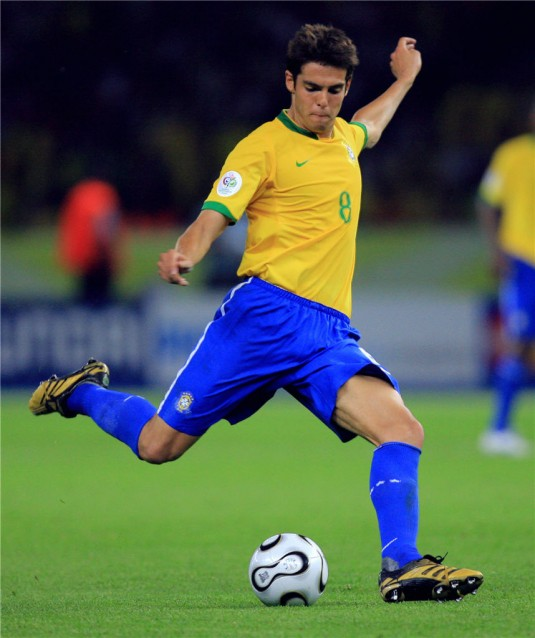
#> input picture jogador.jpg, 535 x 638 px
$ python exemplo1.py
#> lines starting #> are read from the running program, lines starting #| are printed output that depends on the picture; after the words box and inside, x2 and y2 are one past the last pixel; in counts of white or black regions, pixels touching at a corner belong together
"""
import cv2

imagem = cv2.imread("jogador.jpg")
altura, largura = imagem.shape[:2]
print(altura)
print(largura)
ponto_inicial = cv2.getRotationMatrix2D((largura,altura), 30, 1)

imagem_rotacionada =  cv2.warpAffine(imagem, ponto_inicial, (largura, altura))

cv2.imshow("imagem rotacionada", imagem_rotacionada)

#cv2.imshow("janela", imagem)
"""
import cv2
import numpy as np

imagem = cv2.imread("jogador.jpg")
#> imagem is the input picture: shape (638, 535, 3); mean B, G, R 75.9, 92.9, 79.1
altura, largura = imagem.shape[:2]
#> altura = 638; largura = 535
ponto_medio = ( largura/2, altura/2)
#> ponto_medio = (267.5, 319)
rotacao = cv2.getRotationMatrix2D( ponto_medio, 60, 1)


imagem_rotacionada = cv2.warpAffine( imagem, rotacao, (largura,altura))
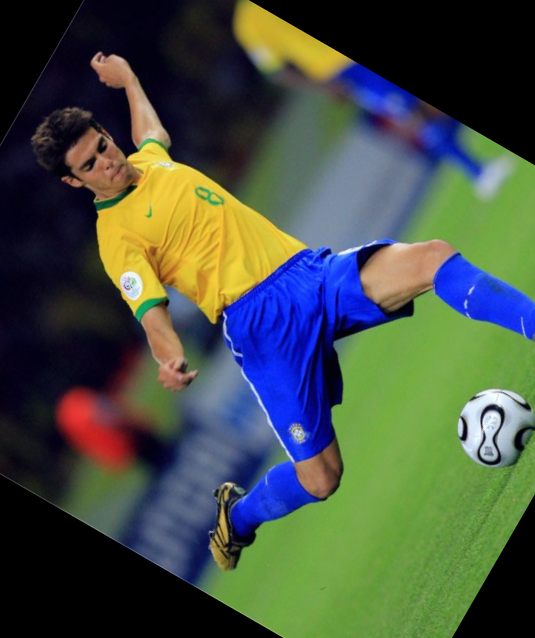
#> imagem_rotacionada: shape (638, 535, 3); mean B, G, R 68.4, 80.4, 70.1
cv2.circle( imagem, (0,largura), 10, (0,0,255), -1 )
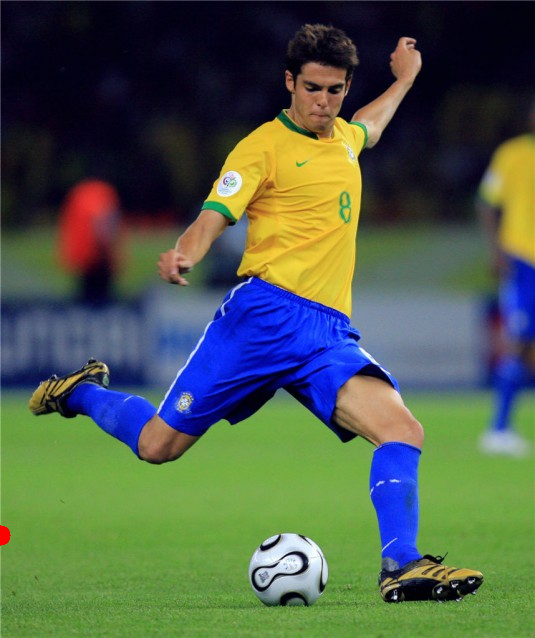
#> imagem: shape (638, 535, 3); 0.05% of pixels changed, all inside (x1, y1, x2, y2) = (0, 525, 11, 546)
cv2.imshow("normal", imagem)
cv2.imshow("janela", imagem_rotacionada)
